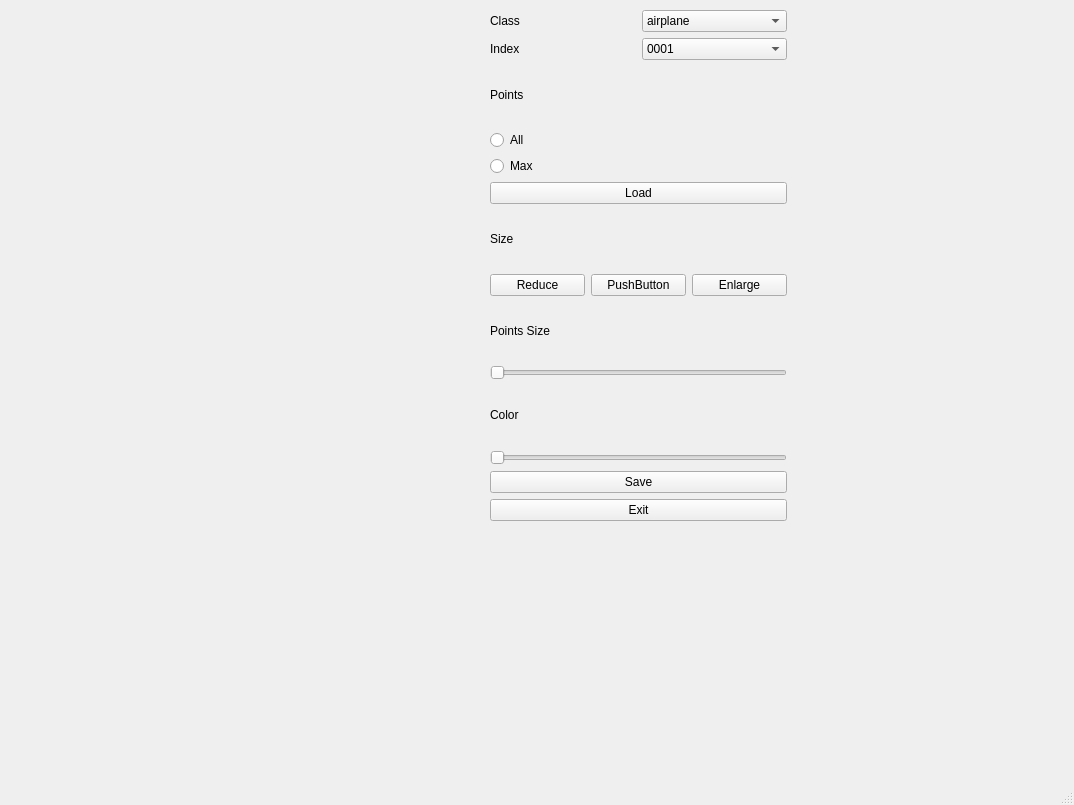
<?xml version="1.0" encoding="UTF-8"?>
<ui version="4.0">
 <class>MainWindow</class>
 <widget class="QMainWindow" name="MainWindow">
  <property name="geometry">
   <rect>
    <x>0</x>
    <y>0</y>
    <width>1074</width>
    <height>805</height>
   </rect>
  </property>
  <property name="windowTitle">
   <string>MainWindow</string>
  </property>
  <widget class="QWidget" name="centralwidget">
   <widget class="QWidget" name="verticalLayoutWidget">
    <property name="geometry">
     <rect>
      <x>490</x>
      <y>10</y>
      <width>297</width>
      <height>511</height>
     </rect>
    </property>
    <layout class="QVBoxLayout" name="verticalLayout_2">
     <item>
      <layout class="QHBoxLayout" name="horizontalLayout_4">
       <item>
        <widget class="QLabel" name="label">
         <property name="text">
          <string>Class</string>
         </property>
        </widget>
       </item>
       <item>
        <widget class="QComboBox" name="comboBox">
         <item>
          <property name="text">
           <string>airplane</string>
          </property>
         </item>
         <item>
          <property name="text">
           <string>bathtub</string>
          </property>
         </item>
         <item>
          <property name="text">
           <string>bed</string>
          </property>
         </item>
         <item>
          <property name="text">
           <string>bench</string>
          </property>
         </item>
         <item>
          <property name="text">
           <string>bookshelf</string>
          </property>
         </item>
         <item>
          <property name="text">
           <string>bottle</string>
          </property>
         </item>
         <item>
          <property name="text">
           <string>bowl</string>
          </property>
         </item>
         <item>
          <property name="text">
           <string>car</string>
          </property>
         </item>
         <item>
          <property name="text">
           <string>chair</string>
          </property>
         </item>
         <item>
          <property name="text">
           <string>cone</string>
          </property>
         </item>
         <item>
          <property name="text">
           <string>cup</string>
          </property>
         </item>
         <item>
          <property name="text">
           <string>curtain</string>
          </property>
         </item>
         <item>
          <property name="text">
           <string>desk</string>
          </property>
         </item>
         <item>
          <property name="text">
           <string>door</string>
          </property>
         </item>
         <item>
          <property name="text">
           <string>dresser</string>
          </property>
         </item>
         <item>
          <property name="text">
           <string>flower_pot</string>
          </property>
         </item>
         <item>
          <property name="text">
           <string>glass_box</string>
          </property>
         </item>
         <item>
          <property name="text">
           <string>guitar</string>
          </property>
         </item>
         <item>
          <property name="text">
           <string>keyboard</string>
          </property>
         </item>
         <item>
          <property name="text">
           <string>lamp</string>
          </property>
         </item>
         <item>
          <property name="text">
           <string>laptop</string>
          </property>
         </item>
         <item>
          <property name="text">
           <string>mantel</string>
          </property>
         </item>
         <item>
          <property name="text">
           <string>monitor</string>
          </property>
         </item>
         <item>
          <property name="text">
           <string>night_stand</string>
          </property>
         </item>
         <item>
          <property name="text">
           <string>person</string>
          </property>
         </item>
         <item>
          <property name="text">
           <string>piano</string>
          </property>
         </item>
         <item>
          <property name="text">
           <string>plant</string>
          </property>
         </item>
         <item>
          <property name="text">
           <string>radio</string>
          </property>
         </item>
         <item>
          <property name="text">
           <string>range_hood</string>
          </property>
         </item>
         <item>
          <property name="text">
           <string>sink</string>
          </property>
         </item>
         <item>
          <property name="text">
           <string>sofa</string>
          </property>
         </item>
         <item>
          <property name="text">
           <string>stairs</string>
          </property>
         </item>
         <item>
          <property name="text">
           <string>stool</string>
          </property>
         </item>
         <item>
          <property name="text">
           <string>table</string>
          </property>
         </item>
         <item>
          <property name="text">
           <string>tent</string>
          </property>
         </item>
         <item>
          <property name="text">
           <string>toilt</string>
          </property>
         </item>
         <item>
          <property name="text">
           <string>tv_stand</string>
          </property>
         </item>
         <item>
          <property name="text">
           <string>vase</string>
          </property>
         </item>
         <item>
          <property name="text">
           <string>wardrobe</string>
          </property>
         </item>
         <item>
          <property name="text">
           <string>xbox</string>
          </property>
         </item>
        </widget>
       </item>
      </layout>
     </item>
     <item>
      <layout class="QHBoxLayout" name="horizontalLayout_5">
       <item>
        <widget class="QLabel" name="label_2">
         <property name="text">
          <string>Index</string>
         </property>
        </widget>
       </item>
       <item>
        <widget class="QComboBox" name="comboBox_2">
         <item>
          <property name="text">
           <string>0001</string>
          </property>
         </item>
         <item>
          <property name="text">
           <string>0002</string>
          </property>
         </item>
         <item>
          <property name="text">
           <string>0003</string>
          </property>
         </item>
         <item>
          <property name="text">
           <string>0004</string>
          </property>
         </item>
         <item>
          <property name="text">
           <string>0005</string>
          </property>
         </item>
         <item>
          <property name="text">
           <string>0006</string>
          </property>
         </item>
         <item>
          <property name="text">
           <string>0007</string>
          </property>
         </item>
         <item>
          <property name="text">
           <string>0008</string>
          </property>
         </item>
         <item>
          <property name="text">
           <string>0009</string>
          </property>
         </item>
         <item>
          <property name="text">
           <string>0010</string>
          </property>
         </item>
         <item>
          <property name="text">
           <string>0011</string>
          </property>
         </item>
         <item>
          <property name="text">
           <string>0012</string>
          </property>
         </item>
         <item>
          <property name="text">
           <string>0013</string>
          </property>
         </item>
         <item>
          <property name="text">
           <string>0014</string>
          </property>
         </item>
         <item>
          <property name="text">
           <string>0015</string>
          </property>
         </item>
         <item>
          <property name="text">
           <string>0016</string>
          </property>
         </item>
         <item>
          <property name="text">
           <string>0017</string>
          </property>
         </item>
         <item>
          <property name="text">
           <string>0018</string>
          </property>
         </item>
         <item>
          <property name="text">
           <string>0019</string>
          </property>
         </item>
         <item>
          <property name="text">
           <string>0020</string>
          </property>
         </item>
         <item>
          <property name="text">
           <string>0021</string>
          </property>
         </item>
         <item>
          <property name="text">
           <string>0022</string>
          </property>
         </item>
         <item>
          <property name="text">
           <string>0023</string>
          </property>
         </item>
         <item>
          <property name="text">
           <string>0024</string>
          </property>
         </item>
         <item>
          <property name="text">
           <string>0025</string>
          </property>
         </item>
         <item>
          <property name="text">
           <string>0026</string>
          </property>
         </item>
         <item>
          <property name="text">
           <string>0027</string>
          </property>
         </item>
         <item>
          <property name="text">
           <string>0028</string>
          </property>
         </item>
         <item>
          <property name="text">
           <string>0029</string>
          </property>
         </item>
         <item>
          <property name="text">
           <string>0030</string>
          </property>
         </item>
         <item>
          <property name="text">
           <string>0031</string>
          </property>
         </item>
         <item>
          <property name="text">
           <string>0032</string>
          </property>
         </item>
         <item>
          <property name="text">
           <string>0033</string>
          </property>
         </item>
         <item>
          <property name="text">
           <string>0034</string>
          </property>
         </item>
         <item>
          <property name="text">
           <string>0035</string>
          </property>
         </item>
         <item>
          <property name="text">
           <string>0036</string>
          </property>
         </item>
         <item>
          <property name="text">
           <string>0037</string>
          </property>
         </item>
         <item>
          <property name="text">
           <string>0038</string>
          </property>
         </item>
         <item>
          <property name="text">
           <string>0039</string>
          </property>
         </item>
         <item>
          <property name="text">
           <string>0040</string>
          </property>
         </item>
         <item>
          <property name="text">
           <string>0041</string>
          </property>
         </item>
         <item>
          <property name="text">
           <string>0042</string>
          </property>
         </item>
         <item>
          <property name="text">
           <string>0043</string>
          </property>
         </item>
         <item>
          <property name="text">
           <string>0044</string>
          </property>
         </item>
         <item>
          <property name="text">
           <string>0045</string>
          </property>
         </item>
         <item>
          <property name="text">
           <string>0046</string>
          </property>
         </item>
         <item>
          <property name="text">
           <string>0047</string>
          </property>
         </item>
         <item>
          <property name="text">
           <string>0048</string>
          </property>
         </item>
         <item>
          <property name="text">
           <string>0049</string>
          </property>
         </item>
         <item>
          <property name="text">
           <string>0050</string>
          </property>
         </item>
         <item>
          <property name="text">
           <string>0051</string>
          </property>
         </item>
         <item>
          <property name="text">
           <string>0052</string>
          </property>
         </item>
         <item>
          <property name="text">
           <string>0053</string>
          </property>
         </item>
         <item>
          <property name="text">
           <string>0054</string>
          </property>
         </item>
         <item>
          <property name="text">
           <string>0055</string>
          </property>
         </item>
         <item>
          <property name="text">
           <string>0056</string>
          </property>
         </item>
         <item>
          <property name="text">
           <string>0057</string>
          </property>
         </item>
         <item>
          <property name="text">
           <string>0058</string>
          </property>
         </item>
         <item>
          <property name="text">
           <string>0059</string>
          </property>
         </item>
         <item>
          <property name="text">
           <string>0060</string>
          </property>
         </item>
         <item>
          <property name="text">
           <string>0061</string>
          </property>
         </item>
         <item>
          <property name="text">
           <string>0062</string>
          </property>
         </item>
         <item>
          <property name="text">
           <string>0063</string>
          </property>
         </item>
         <item>
          <property name="text">
           <string>0064</string>
          </property>
         </item>
         <item>
          <property name="text">
           <string>0065</string>
          </property>
         </item>
         <item>
          <property name="text">
           <string>0066</string>
          </property>
         </item>
         <item>
          <property name="text">
           <string>0067</string>
          </property>
         </item>
         <item>
          <property name="text">
           <string>0068</string>
          </property>
         </item>
         <item>
          <property name="text">
           <string>0069</string>
          </property>
         </item>
         <item>
          <property name="text">
           <string>0070</string>
          </property>
         </item>
         <item>
          <property name="text">
           <string>0071</string>
          </property>
         </item>
         <item>
          <property name="text">
           <string>0072</string>
          </property>
         </item>
         <item>
          <property name="text">
           <string>0073</string>
          </property>
         </item>
         <item>
          <property name="text">
           <string>0074</string>
          </property>
         </item>
         <item>
          <property name="text">
           <string>0075</string>
          </property>
         </item>
         <item>
          <property name="text">
           <string>0076</string>
          </property>
         </item>
         <item>
          <property name="text">
           <string>0077</string>
          </property>
         </item>
         <item>
          <property name="text">
           <string>0078</string>
          </property>
         </item>
         <item>
          <property name="text">
           <string>0079</string>
          </property>
         </item>
         <item>
          <property name="text">
           <string>0080</string>
          </property>
         </item>
         <item>
          <property name="text">
           <string>0081</string>
          </property>
         </item>
         <item>
          <property name="text">
           <string>0082</string>
          </property>
         </item>
         <item>
          <property name="text">
           <string>0083</string>
          </property>
         </item>
         <item>
          <property name="text">
           <string>0084</string>
          </property>
         </item>
         <item>
          <property name="text">
           <string>0085</string>
          </property>
         </item>
         <item>
          <property name="text">
           <string>0086</string>
          </property>
         </item>
         <item>
          <property name="text">
           <string>0087</string>
          </property>
         </item>
         <item>
          <property name="text">
           <string>0088</string>
          </property>
         </item>
         <item>
          <property name="text">
           <string>0089</string>
          </property>
         </item>
         <item>
          <property name="text">
           <string>0090</string>
          </property>
         </item>
         <item>
          <property name="text">
           <string>0091</string>
          </property>
         </item>
         <item>
          <property name="text">
           <string>0092</string>
          </property>
         </item>
         <item>
          <property name="text">
           <string>0093</string>
          </property>
         </item>
         <item>
          <property name="text">
           <string>0094</string>
          </property>
         </item>
         <item>
          <property name="text">
           <string>0095</string>
          </property>
         </item>
         <item>
          <property name="text">
           <string>0096</string>
          </property>
         </item>
         <item>
          <property name="text">
           <string>0097</string>
          </property>
         </item>
         <item>
          <property name="text">
           <string>0098</string>
          </property>
         </item>
         <item>
          <property name="text">
           <string>0099</string>
          </property>
         </item>
         <item>
          <property name="text">
           <string>0100</string>
          </property>
         </item>
        </widget>
       </item>
      </layout>
     </item>
     <item>
      <widget class="QLabel" name="label_3">
       <property name="text">
        <string>Points</string>
       </property>
      </widget>
     </item>
     <item>
      <widget class="QRadioButton" name="radioButton">
       <property name="text">
        <string>All</string>
       </property>
      </widget>
     </item>
     <item>
      <widget class="QRadioButton" name="radioButton_2">
       <property name="text">
        <string>Max</string>
       </property>
      </widget>
     </item>
     <item>
      <widget class="QPushButton" name="pushButton_3">
       <property name="text">
        <string>Load</string>
       </property>
      </widget>
     </item>
     <item>
      <widget class="QLabel" name="label_4">
       <property name="text">
        <string>Size</string>
       </property>
      </widget>
     </item>
     <item>
      <layout class="QHBoxLayout" name="horizontalLayout">
       <item>
        <widget class="QPushButton" name="pushButton">
         <property name="text">
          <string>Reduce</string>
         </property>
        </widget>
       </item>
       <item>
        <widget class="QPushButton" name="pushButton_6">
         <property name="text">
          <string>PushButton</string>
         </property>
        </widget>
       </item>
       <item>
        <widget class="QPushButton" name="pushButton_2">
         <property name="text">
          <string>Enlarge</string>
         </property>
        </widget>
       </item>
      </layout>
     </item>
     <item>
      <widget class="QLabel" name="label_6">
       <property name="text">
        <string>Points Size</string>
       </property>
      </widget>
     </item>
     <item>
      <widget class="QSlider" name="horizontalSlider">
       <property name="orientation">
        <enum>Qt::Horizontal</enum>
       </property>
      </widget>
     </item>
     <item>
      <widget class="QLabel" name="label_5">
       <property name="text">
        <string>Color</string>
       </property>
      </widget>
     </item>
     <item>
      <widget class="QSlider" name="horizontalSlider_2">
       <property name="orientation">
        <enum>Qt::Horizontal</enum>
       </property>
      </widget>
     </item>
     <item>
      <widget class="QPushButton" name="pushButton_4">
       <property name="text">
        <string>Save</string>
       </property>
      </widget>
     </item>
     <item>
      <widget class="QPushButton" name="pushButton_5">
       <property name="text">
        <string>Exit</string>
       </property>
      </widget>
     </item>
    </layout>
   </widget>
  </widget>
  <widget class="QMenuBar" name="menubar">
   <property name="geometry">
    <rect>
     <x>0</x>
     <y>0</y>
     <width>1074</width>
     <height>26</height>
    </rect>
   </property>
  </widget>
  <widget class="QStatusBar" name="statusbar"/>
 </widget>
 <resources/>
 <connections/>
</ui>
